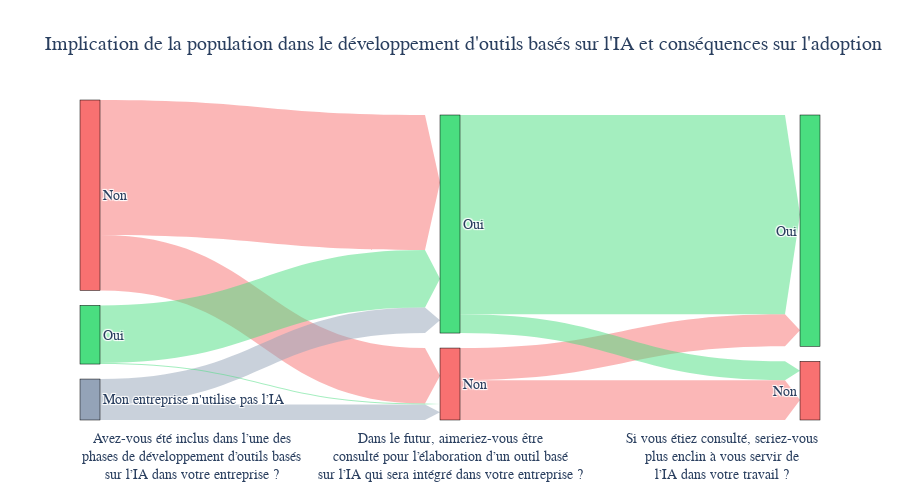

Notebook code cell kept with this figure:
### Markdown cell above
### 🛣️ 2.5. Implication de la population dans le développement d'outils basés sur l'IA et conséquences sur l'adoption

### Code cell
TINT = 2

df_before_after = df_survey[['Involved', 'WantToBeInvolved', 'ImpactOfBeingInvolved']].copy()

sankey_dict_ids = {}
sankey_dict_count = {}

for index, row in df_before_after.iterrows():
    key1 = f"1{row['Involved']}"
    key2 = f"2{row['WantToBeInvolved']}"
    key3 = f"3{row['ImpactOfBeingInvolved']}"
    if key1 not in sankey_dict_ids:
        sankey_dict_ids[key1] = len(sankey_dict_ids)
    if key2 not in sankey_dict_ids:
        sankey_dict_ids[key2] = len(sankey_dict_ids)
    if key3 not in sankey_dict_ids:
        sankey_dict_ids[key3] = len(sankey_dict_ids)
    sankey_dict_count[key1+','+key2] = sankey_dict_count.get(key1+','+key2, 0) + 1
    sankey_dict_count[key2+','+key3] = sankey_dict_count.get(key2+','+key3, 0) + 1

# Construct DataFrame for Sankey diagram
data = [{'source': sankey_dict_ids[key.split(',')[0]],
         'target': sankey_dict_ids[key.split(',')[1]],
         'value': value}
        for key, value in sankey_dict_count.items()]

df_sankey = pd.DataFrame(data)

labels = [label[1:] for label in sankey_dict_ids.keys()]
# Define colors for each label based on specific criteria
colors = [
    C_GREEN[TINT] if 'Oui' in label else
    C_RED[TINT] if 'Non' in label else
    C_SLATE[TINT] for label in labels
]

# Create a dictionary to map labels to colors with added transparency
label_to_color_rgba = {
    label: f"rgba({int(color[1:3], 16)}, {int(color[3:5], 16)}, {int(color[5:7], 16)}, 0.5)"
    for label, color in zip(labels, colors)
}
# Generate a color scale for the links based on the target node's color with transparency
link_colors_rgba = [label_to_color_rgba[labels[source]] for source in df_sankey['source']]

fig = go.Figure(data=[go.Sankey(
  node = dict(
    pad = 15,
    thickness = 20,
    line = dict(color = "black", width = 0.5),
    label = labels,
    color = colors  # Use the colors list here
  ),
  link = dict(
    source = df_sankey['source'],
    target = df_sankey['target'],
    value = df_sankey['value'],
    color = link_colors_rgba,
    arrowlen=15,
  )
)], layout=go.Layout(
    height=500,
    font=dict(size=F_H3),
    title='Implication de la population dans le développement d\'outils basés sur l\'IA et conséquences sur l\'adoption',
    title_font_size=F_H1
))

# Add annotations for the question names
fig.update_layout(
    annotations=[
        dict(
            x=0,
            y=-0.2,
            xref='paper',
            yref='paper',
            text="Avez-vous été inclus dans l’une des<br>phases de développement d’outils basés<br>sur l’IA dans votre entreprise ?",
            showarrow=False,
            font=dict(size=F_H3)
        ),
        dict(
            x=0.5,
            y=-0.2,
            xref='paper',
            yref='paper',
            text="Dans le futur, aimeriez-vous être<br>consulté pour l’élaboration d’un outil basé<br>sur l’IA qui sera intégré dans votre entreprise ?",
            showarrow=False,
            font=dict(size=F_H3)
        ),
        dict(
            x=1,
            y=-0.2,
            xref='paper',
            yref='paper',
            text="Si vous étiez consulté, seriez-vous<br>plus enclin à vous servir de<br>l’IA dans votre travail ?",
            showarrow=False,
            font=dict(size=F_H3)
        )
    ]
)

fig.show()

### Figure 1 — Plotly figure (JSON) as saved in the notebook; plotly's stock layout.template omitted (floating-point values rounded to 4 significant figures)
{"data": [{"link": {"arrowlen": 15, "color": ["rgba(248, 113, 113, 0.5)", "rgba(248, 113, 113, 0.5)", "rgba(248, 113, 113, 0.5)", "rgba(74, 222, 128, 0.5)", "rgba(74, 222, 128, 0.5)", "rgba(248, 113, 113, 0.5)", "rgba(148, 163, 184, 0.5)", "rgba(148, 163, 184, 0.5)", "rgba(74, 222, 128, 0.5)", "rgba(74, 222, 128, 0.5)"], "source": [0, 1, 1, 4, 5, 0, 6, 6, 5, 4], "target": [1, 2, 3, 5, 3, 5, 5, 1, 2, 1], "value": [50, 36, 29, 52, 180, 122, 23, 14, 17, 1]}, "node": {"color": ["#f87171", "#f87171", "#f87171", "#4ade80", "#4ade80", "#4ade80", "#94a3b8"], "label": ["Non", "Non", "Non", "Oui", "Oui", "Oui", "Mon entreprise n'utilise pas l’IA"], "line": {"color": "black", "width": 0.5}, "pad": 15, "thickness": 20}, "type": "sankey"}], "layout": {"annotations": [{"font": {"size": 14}, "showarrow": false, "text": "Avez-vous été inclus dans l’une des<br>phases de développement d’outils basés<br>sur l’IA dans votre entreprise ?", "x": 0, "xref": "paper", "y": -0.2, "yref": "paper"}, {"font": {"size": 14}, "showarrow": false, "text": "Dans le futur, aimeriez-vous être<br>consulté pour l’élaboration d’un outil basé<br>sur l’IA qui sera intégré dans votre entreprise ?", "x": 0.5, "xref": "paper", "y": -0.2, "yref": "paper"}, {"font": {"size": 14}, "showarrow": false, "text": "Si vous étiez consulté, seriez-vous<br>plus enclin à vous servir de<br>l’IA dans votre travail ?", "x": 1, "xref": "paper", "y": -0.2, "yref": "paper"}], "font": {"size": 14}, "height": 500, "title": {"font": {"size": 20}, "text": "Implication de la population dans le développement d'outils basés sur l'IA et conséquences sur l'adoption"}}}
